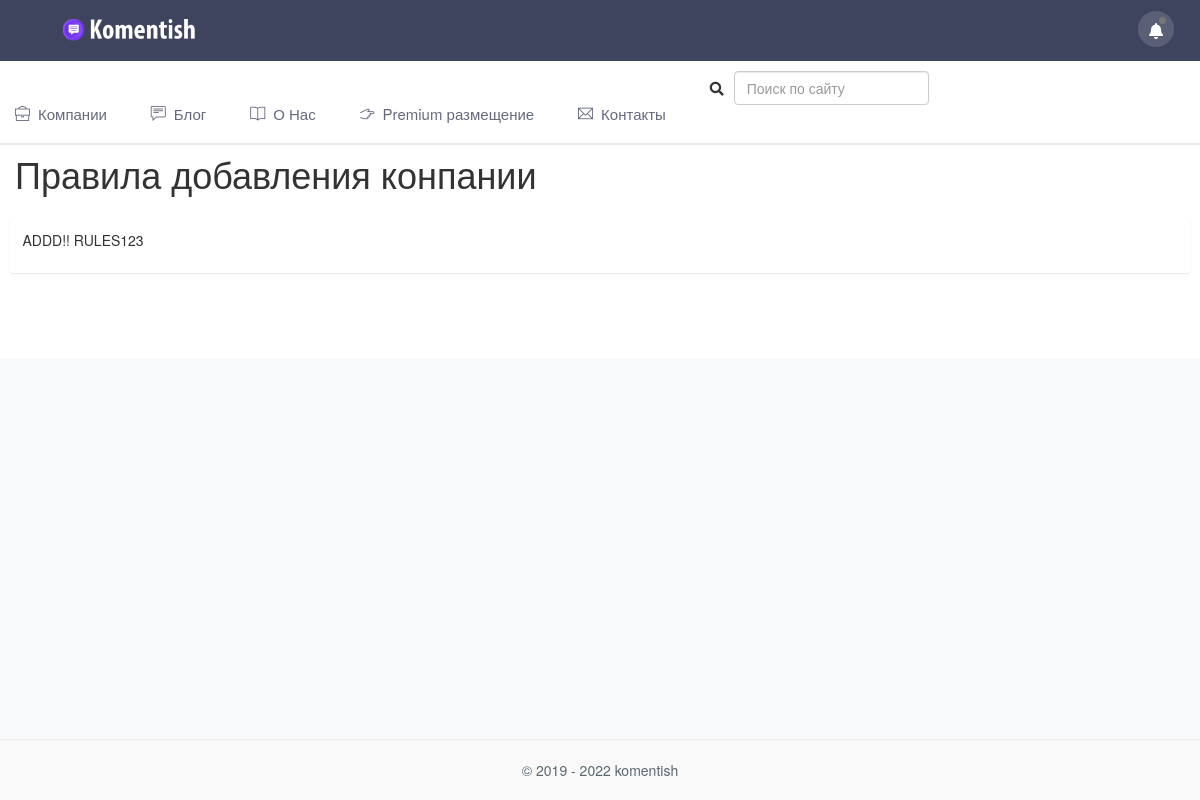
/rules_add_company, run on an earlier commit of the app's database.
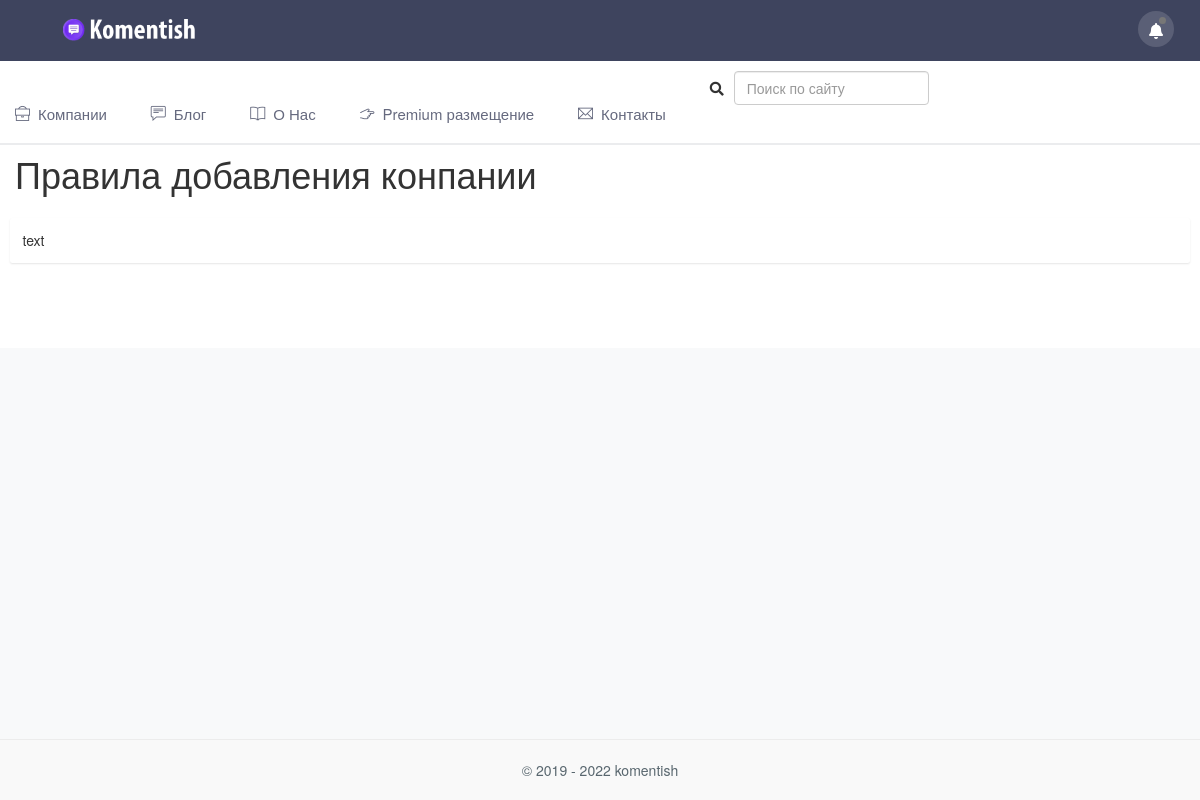
And on a later commit of the database.
### models.py (models this page shows)
class Ruladdcomp(db.Model):
    id = db.Column(db.Integer, primary_key=True)
    content = db.Column(db.Text)

### view.py (the view)
@app.route('/rules_add_company')
def ruladdcomp():
    ruladdcomp = Ruladdcomp.query.all()
    return render_template('rules_add_company.html', ruladdcomp=ruladdcomp)

### templates/rules_add_company.html (shortened to what this page needs)
{% extends 'base.html' %}
{% block content %}
<div class="row">
                <div class="col-sm-12">
                    <div class="page-title-box">
                        <div class="row align-items-center">
                            <div class="col-md-8">
                                <h1 class="page-title m-0">Правила добавления конпании</h1>
                            </div>
                        </div>
                    </div>
                </div>
            </div>
            <div class="row">
                <div class="col-xl-12">
                            {% for i in ruladdcomp %}
                                <div class="card">
                                    <div class="card-body">
                                        {{ i.content | safe }}
                                    </div>
                                </div>
                            {% endfor %}
                </div>
            </div>
{% endblock %}

What changed in the data, as far as the page shows it:
changed Ruladdcomp: content "ADDD!! RULES123" → "text"
